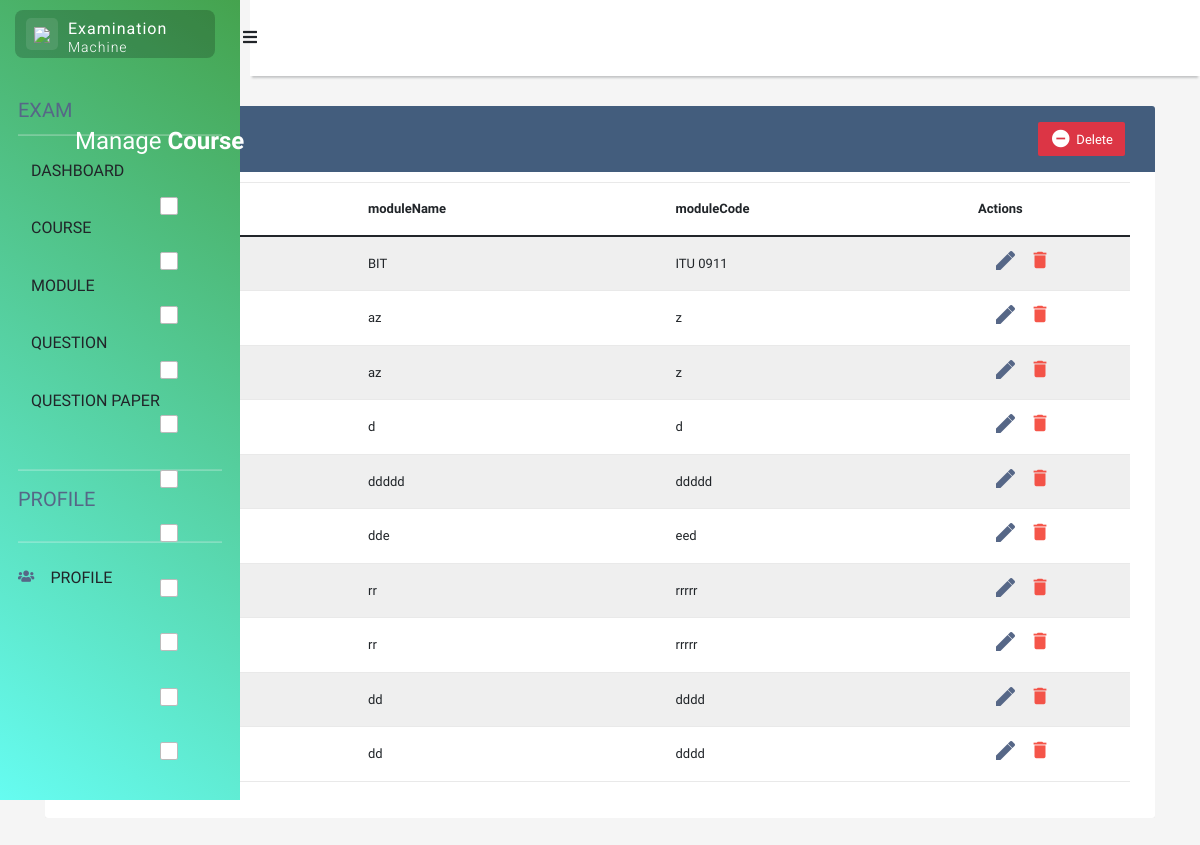
The app's page /moduledata/, older data.
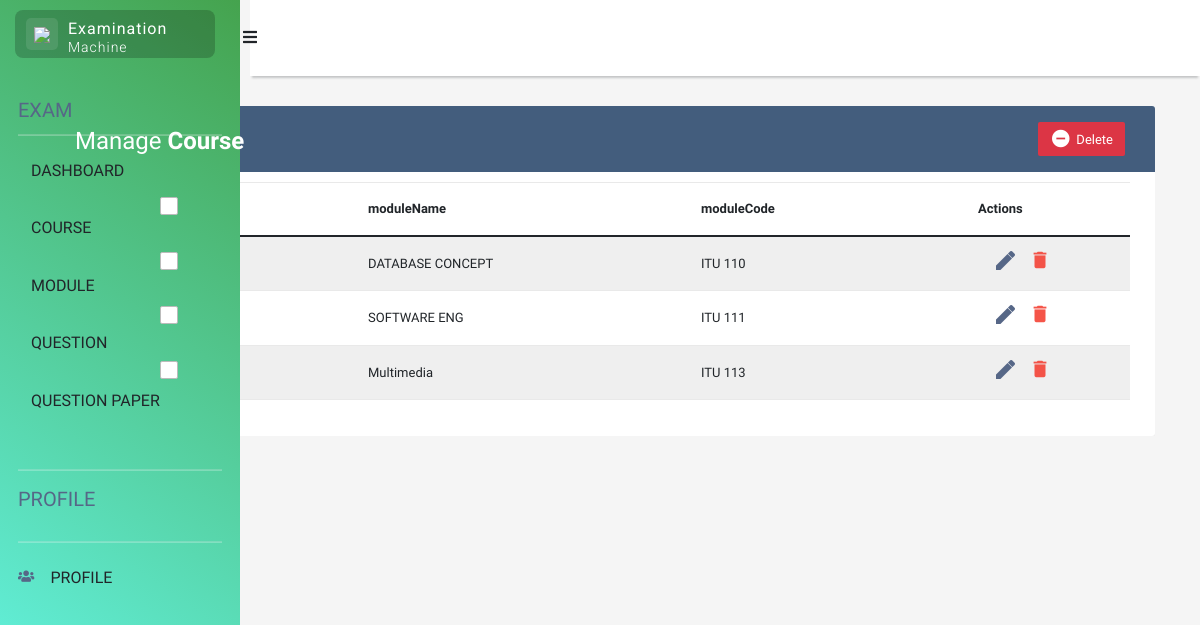
The same page, newer data.
### FYPAPP/models.py (models this page shows, shortened)
class Masomo(models.Model):
    moduleName = models.CharField(max_length=30)
    moduleCode = models.CharField(max_length=30)
    course = models.ForeignKey('Course', on_delete=models.CASCADE, null=True)

### FYPAPP/views.py (the view)
# urls.py: path('moduledata/', views.module_manage, name='module_manage'),
def module_manage(request):
    context = {'module_manage': Masomo.objects.all()}
    return render(request, 'FYPAPP/module_manage.html', context)

### templates/FYPAPP/module_manage.html (shortened to what this page needs)
{% extends 'FYPAPP/home.html' %}
{% block content %}
<!DOCTYPE html>
<html lang="en">
<head>
<link rel="stylesheet" href="https://stackpath.bootstrapcdn.com/bootstrap/4.5.0/css/bootstrap.min.css">
<link rel="stylesheet" href="https://maxcdn.bootstrapcdn.com/font-awesome/4.7.0/css/font-awesome.min.css">
</head>
<body>
<div class="container-xl">
	<div class="table-responsive">
		<div class="table-wrapper">
			<div class="table-title">
				<div class="row">
					<div class="col-sm-6">
						<h2>Manage <b>Course</b></h2>
					</div>
					<div class="col-sm-6">
						<a href="#deleteCourseModal" class="btn btn-danger" data-toggle="modal"><i class="material-icons">&#xE15C;</i> <span>Delete</span></a>											</div>
				</div>
			</div>
			<table class="table table-striped table-hover">
				<thead>
					<tr>
						<th>
							<span class="custom-checkbox">
								<label for="selectAll"></label>
							</span>
						</th>
						<th>moduleName</th>
						<th>moduleCode</th>
						<th>Actions</th>
					</tr>
				</thead>
				{% for somo in module_manage %}
				<tr>
					<td>
						<span class="custom-checkbox">
							<label for="selectAll"></label>
						</span>
					</td>
					<td>{{ somo.moduleName }}</td>
					<td>{{ somo.moduleCode }}</td>
					<td>
						<div class="container-fluid">
							<div class="row">
								<div class="col-6">
									<a href="{% url 'FYPAPP:update_module' somo.id %}" class="material-icons" data-toggle="tooltip" title="Edit">&#xE254;</a>
								</div>
								<div class="col-6">
									<a href="#deleteEmployeeModal" class="delete" data-toggle="modal"><i class="material-icons" data-toggle="tooltip" title="Delete">&#xE872;</i></a>
								</div>
							</div>
						</div>
					</td>
				</tr>
				{% endfor %}
			</table>
		</div>
	</div>
</div>
</body>
</html>
{% endblock content%}

### templates/FYPAPP/home.html (shortened to what this page needs)
<!doctype html>
<html lang="en">
  <head>
    <link href="https://cdn.jsdelivr.net/npm/bootstrap@5.0.2/dist/css/bootstrap.min.css" rel="stylesheet"
>
    <link
      href="https://cdnjs.cloudflare.com/ajax/libs/font-awesome/5.15.1/css/all.min.css"
      rel="stylesheet"
    />
    </head>
    <body>
    <div class="page">
        <div class="sidebar">
            <div class="sidebar-header">
                <div class="sidebar-logo-container">
                    <div class="logo-container">
                        <img class="logo-sidebar" src="assets/img/logo.png" />
                    </div>
                    <div class="brand-name-container">
                        <p class="brand-name">
                            Examination<br />
                            <span class="brand-subname">
                                Machine
                            </span>
                        </p>
                    </div>
                </div>
            </div>
            <div class="sidebar-body">
                <ul class="navigation-list">
                    <h5>EXAM</h5>
                    <hr style="color:rgb(255, 255, 255);margin-top:12px;">
                    <div>
                        <button type="button" class="btn btn-white">DASHBOARD</button>
                    </div>
                    <br/>
                    <div class="dropdown">
                        <button class="btn btn-white" type="button" id="dropdownMenuButton1" data-bs-toggle="dropdown" aria-expanded="false">
                          COURSE
                        </button>
                    </div>
                    <br/>
                    <div class="dropdown">
                        <button class="btn btn-white" type="button" id="dropdownMenuButton1" data-bs-toggle="dropdown" aria-expanded="false">
                          MODULE
                        </button>
                    </div>
                    <br/>
                    <div class="dropdown">
                        <button class="btn btn-white" type="button" id="dropdownMenuButton1" data-bs-toggle="dropdown" aria-expanded="false">
                          QUESTION
                        </button>
                    </div>
                    <br/>
                    <div>
                        <button type="button" class="btn btn-white">QUESTION PAPER </button>
                    </div>
                    <br/>
                    <hr style="color:rgb(255, 255, 255);margin-top:30px;">
                    <H5>PROFILE</H5>
                    <hr style="color:rgb(255, 255, 255);margin-top:30px;">
                    <div>
                        <i class="fas fa-users"></i>
                        <button type="button" class="btn btn-white">PROFILE</button>
                    </div>
                </ul>
            </div>
        </div>
        <div class="content">
            <div class="navigationBar">
                <button id="sidebarToggle" class="btn sidebarToggle">
                    <i class="fas fa-bars"></i>
            </div>
        </div>
    </div>
    {% block content %}
    {% endblock content%}
  </body>
</html>

### templates/FYPAPP/home.html (style rules this page uses)
body { background-color: #e6e6e6; }
.page .sidebar { background: linear-gradient(35deg, #66fcf1, #45a34e); position: fixed; top: 0; left: 0; width: 240px; height: 100vh; overflow-y: auto; overflow-x: hidden; transition: all 0.3s ease; }
.page .content { margin-left: 250px; transition: all 0.3s ease; }
.navigationBar { background-color: white; height: 50px; display: flex; padding: 38px 0px; align-items: center; box-shadow: 0 4px 2px -2px #c5c6c7; }
.sidebarToggle { font-size: 16px; color: rgb(0, 0, 0, 0.8); margin-left: -20px; z-index: 999; border-radius: 50px; background-color: #e6e6e6; transition: all 0.3s ease; outline: none!important; box-shadow: none!important; }
.sidebar-header { padding: 10px 25px 10px 15px; }
.sidebar-logo-container { background-color: rgb(0, 0, 0, 0.2); border-radius: 8px; padding-left: 3px; display: flex; }
.logo-container { max-width: 40px; background-color: rgb(255, 255, 255, 0.1); border-radius: 5px; margin: 8px; padding: 6px 8px; }
.brand-name-container { margin: 10px 55px 0px 2px; padding: 0px; }
.logo-sidebar { width: 100%; height: auto; }
.brand-name { color: white; margin: 0px; line-height: 1.1rem; font-size: 16px; letter-spacing: 1px; font-family: 'Roboto', sans-serif; }
.brand-subname { font-weight: 300; font-size: 14px; }
.navigation-list { list-style-type:none; padding: 0px 18px; margin-top: 30px; }

### templates/FYPAPP/module_manage.html (style rules this page uses)
body { color: #566787; background: #f5f5f5; font-family: 'Varela Round', sans-serif; font-size: 13px; }
.table-responsive { margin: 30px 0; }
.table-wrapper { background: #fff; padding: 20px 25px; border-radius: 3px; min-width: 1000px; box-shadow: 0 1px 1px rgba(0,0,0,.05); }
.table-title { padding-bottom: 15px; background: #435d7d; color: #fff; padding: 16px 30px; min-width: 100%; margin: -20px -25px 10px; border-radius: 3px 3px 0 0; }
.table-title h2 { margin: 5px 0 0; font-size: 24px; }
.table-title .btn { color: #fff; float: right; font-size: 13px; border: none; min-width: 50px; border-radius: 2px; border: none; outline: none !important; margin-left: 10px; }
.table-title .btn i { float: left; font-size: 21px; margin-right: 5px; }
.table-title .btn span { float: left; margin-top: 2px; }
table.table tr th, table.table tr td { border-color: #e9e9e9; padding: 12px 90px; vertical-align: middle; }
table.table tr th:first-child { width: 79px; }
table.table tr th:last-child { width: 10px; }
table.table-striped tbody tr:nth-of-type(odd) { background-color: #fcfcfc; }
table.table td:last-child i { opacity: 0.9; font-size: 22px; margin: 0 5px; }
table.table td a { font-weight: bold; color: #566787; display: inline-block; text-decoration: none; outline: none !important; }
table.table td a.delete { color: #F44336; }
table.table td i { font-size: 19px; }
.custom-checkbox { position: relative; }
.custom-checkbox label:before { width: 18px; height: 18px; }
.custom-checkbox label:before { content: ''; margin-right: 10px; display: inline-block; vertical-align: text-top; background: white; border: 1px solid #bbb; border-radius: 2px; box-sizing: border-box; z-index: 2; }

Row changes from the older to the newer data that the page shows:
removed Masomo: moduleName "BIT", moduleCode "ITU 0911"
removed Masomo: moduleName "az", moduleCode "z"
removed Masomo: moduleName "az", moduleCode "z"
removed Masomo: moduleName "d", moduleCode "d"
removed Masomo: moduleName "ddddd", moduleCode "ddddd"
removed Masomo: moduleName "dde", moduleCode "eed"
removed Masomo: moduleName "rr", moduleCode "rrrrr"
removed Masomo: moduleName "rr", moduleCode "rrrrr"
removed Masomo: moduleName "dd", moduleCode "dddd"
removed Masomo: moduleName "dd", moduleCode "dddd"
added Masomo: moduleName "DATABASE CONCEPT", moduleCode "ITU 110"
added Masomo: moduleName "SOFTWARE ENG", moduleCode "ITU 111"
added Masomo: moduleName "Multimedia", moduleCode "ITU 113"
